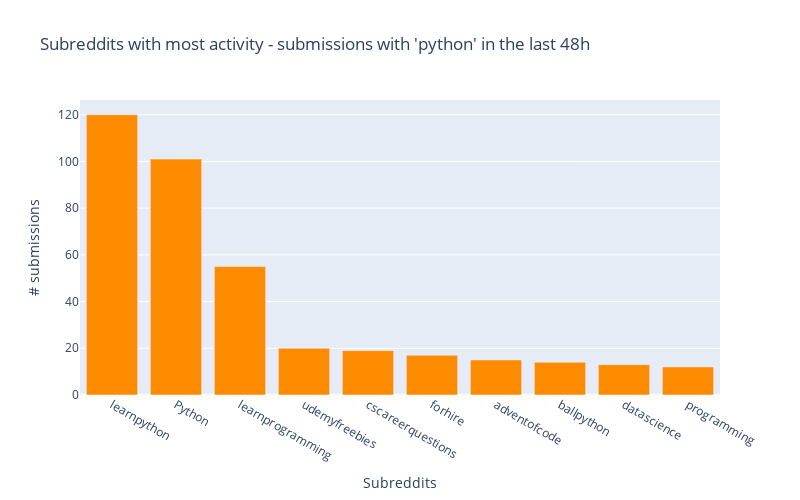

The notebook cell saved with this chart:
### Markdown cell above
## Submission activity <a class="anchor" id="2"></a>

### Code cell
data = get_pushshift_data(data_type="submission", q=TERM_OF_INTEREST, after=TIMEFRAME, size=1000, aggs="subreddit").get("aggs").get("subreddit")
df = pandas.DataFrame.from_records(data)[0:10]
px.bar(df,
       x="key",
       y="doc_count",
       title=f"Subreddits with most activity - submissions with '{TERM_OF_INTEREST}' in the last {TIMEFRAME}",
       labels={"doc_count": "# submissions","key": "Subreddits"},
       color_discrete_sequence=[SUBMISSION_COLOR],
       height=500,
       width=800)

### Figure 1 — Plotly figure (JSON) as saved in the notebook; plotly's stock layout.template omitted (floating-point values rounded to 4 significant figures)
{"data": [{"alignmentgroup": "True", "hoverlabel": {"namelength": 0}, "hovertemplate": "Subreddits=%{x}<br># submissions=%{y}", "legendgroup": "", "marker": {"color": "darkorange"}, "name": "", "offsetgroup": "", "orientation": "v", "showlegend": false, "textposition": "auto", "type": "bar", "x": ["learnpython", "Python", "learnprogramming", "udemyfreebies", "cscareerquestions", "forhire", "adventofcode", "ballpython", "datascience", "programming"], "xaxis": "x", "y": [120, 101, 55, 20, 19, 17, 15, 14, 13, 12], "yaxis": "y"}], "layout": {"barmode": "relative", "height": 500, "legend": {"tracegroupgap": 0}, "title": {"text": "Subreddits with most activity - submissions with 'python' in the last 48h"}, "width": 800, "xaxis": {"anchor": "y", "autorange": true, "domain": [0, 1], "range": [-0.5, 9.5], "title": {"text": "Subreddits"}, "type": "category"}, "yaxis": {"anchor": "x", "autorange": true, "domain": [0, 1], "range": [0, 126.3], "title": {"text": "# submissions"}, "type": "linear"}}}
